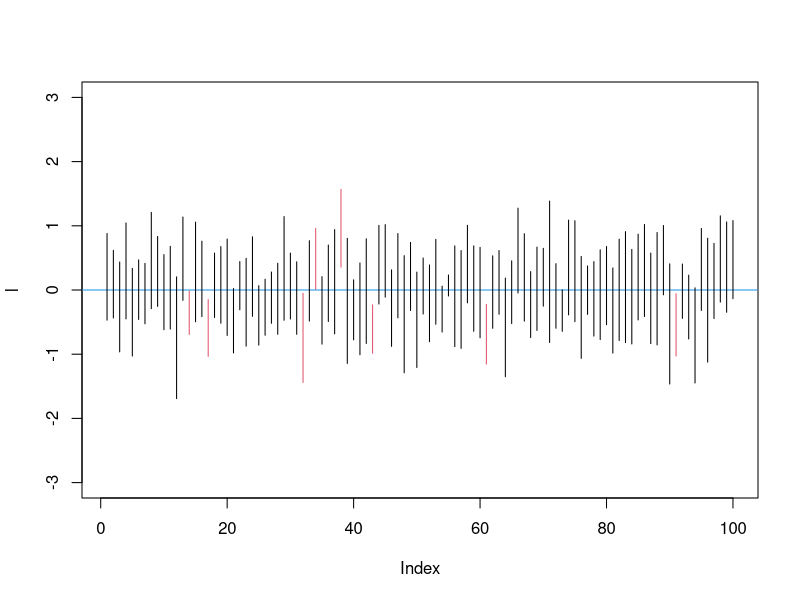

The R source for this figure:
## ---- chunk 1
knitr::opts_chunk$set(echo = TRUE)
## ---- chunk 2
mu <- 0
sigma <- 1
n <- 9 # veliksot vzorcev
N <- 100 # vzorcev
## ---- chunk 3
X <- rnorm(n*N,mu,sigma)
length(X)
X <- matrix(X, N, n)
dim(X)
## ---- chunk 4
xbars <- apply(X, 1, mean)
se <- apply(X, 1, sd)/sqrt(n)
## ---- chunk 5
apply(X, 2, FUN= function(x,A=0) {x-A}, A=100)
## ---- chunk 6
apply(X,1,FUN=function(x) {which(x==max(x))})
X[1:4,]
## ---- chunk 7
l <- xbars-1.96*se
u <- xbars+1.96*se
## ---- chunk 8
apply(cbind(l,u),1, prod)
## ---- chunk 9
l*u
l*u>0
barva <- 1+(l*u>0)
barva
## ---- chunk 10
plot(l,xlim=c(1,N),ylim=c(-3,3),type="n")
abline(h=mu,col=4)
segments(1:N, l, 1:N , u, col=barva)
